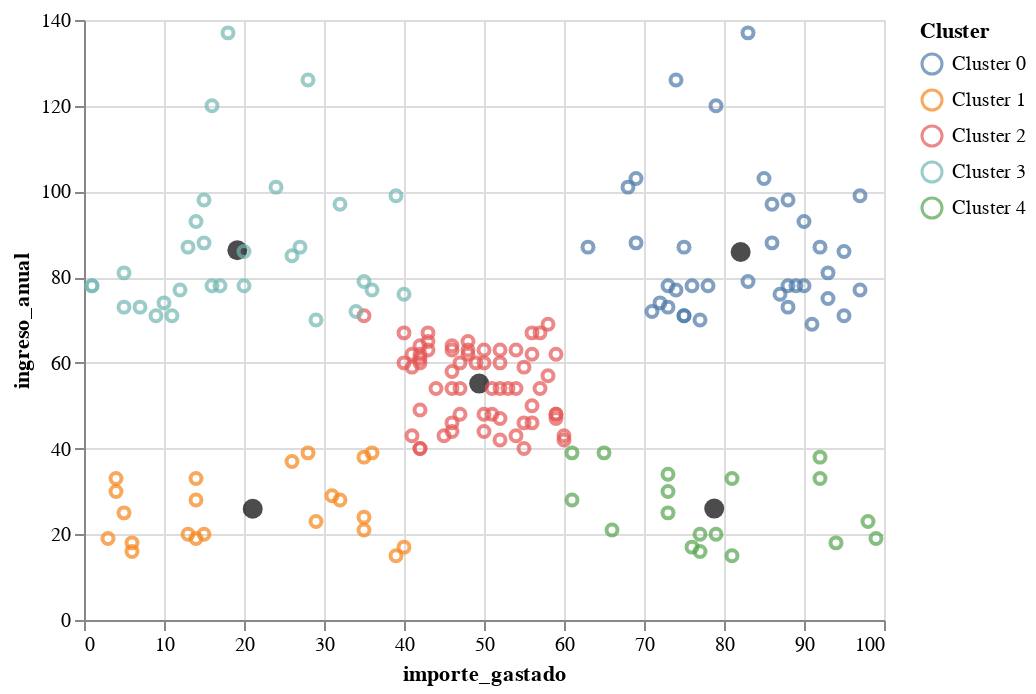

Source (notebook cell):
### Code cell
plot_a + plot_b

### Figure 1 — Vega-Lite specification as saved in the notebook (floating-point values rounded to 4 significant figures; data arrays with more than 128 entries replaced by an {"elided": "..."} marker saying what was removed)
{"config": {"view": {"continuousWidth": 400, "continuousHeight": 300}}, "layer": [{"data": {"name": "data-6c944fa7dc973fa8420153baa7d09a0c"}, "mark": {"type": "circle", "size": 100}, "encoding": {"color": {"value": "black"}, "x": {"type": "quantitative", "field": "importe_gastado"}, "y": {"type": "quantitative", "field": "ingreso_anual"}}, "selection": {"selector033": {"type": "interval", "bind": "scales", "encodings": ["x", "y"]}}}, {"data": {"name": "data-c0e5d7517e49e41d34372728fb1793f1"}, "mark": "point", "encoding": {"color": {"type": "nominal", "field": "Cluster"}, "x": {"type": "quantitative", "field": "importe_gastado"}, "y": {"type": "quantitative", "field": "ingreso_anual"}}, "selection": {"selector032": {"type": "interval", "bind": "scales", "encodings": ["x", "y"]}}}], "$schema": "https://vega.github.io/schema/vega-lite/v4.8.1.json", "datasets": {"data-6c944fa7dc973fa8420153baa7d09a0c": [{"edad": 32.46, "ingreso_anual": 85.86, "importe_gastado": 82.08, "genero_Male": 0.4865}, {"edad": 45.36, "ingreso_anual": 25.95, "importe_gastado": 21.09, "genero_Male": 0.4091}, {"edad": 43.81, "ingreso_anual": 55.16, "importe_gastado": 49.4, "genero_Male": 0.4286}, {"edad": 40.17, "ingreso_anual": 86.27, "importe_gastado": 19.17, "genero_Male": 0.5667}, {"edad": 25.56, "ingreso_anual": 26.0, "importe_gastado": 78.78, "genero_Male": 0.3889}], "data-c0e5d7517e49e41d34372728fb1793f1": {"elided": "170 records"}}}
